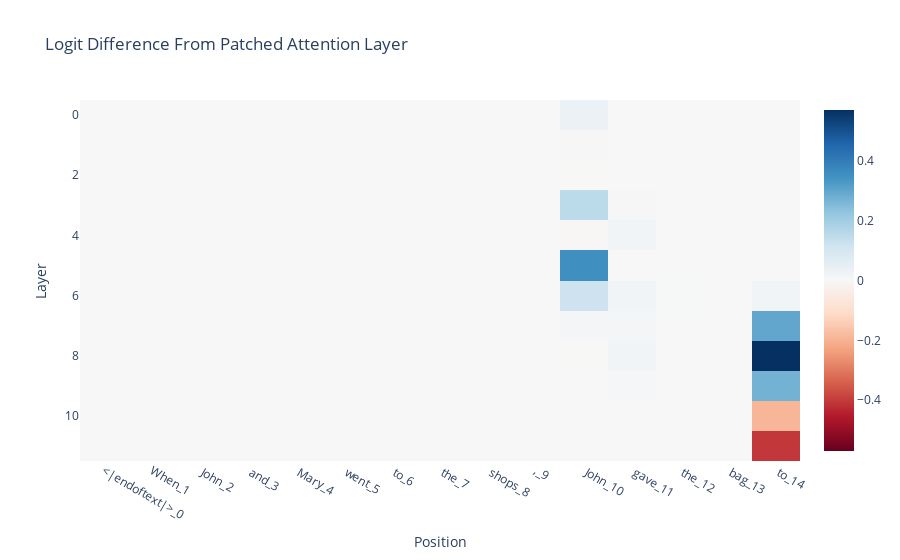

Notebook code cell kept with this figure:
### Markdown cell above
We see that several attention layers are significant but that, matching the residual stream results, early layers matter on the second subject token, and later layers matter on the final token, and layers essentially don't matter on any other token. Extremely localised! As with direct logit attribution, layer 9 is positive and layers 10 and 11 are not, suggesting that the late layers only matter for direct logit effects, but we also see that layers 7 and 8 matter significantly. Presumably these are the heads that move information about which name is duplicated from the second subject token to the final token.

### Code cell
imshow(patched_attn_diff, x=prompt_position_labels, title="Logit Difference From Patched Attention Layer", labels={"x":"Position", "y":"Layer"})

### Figure 1 — Plotly figure (JSON) as saved in the notebook; plotly's stock layout.template omitted (floating-point values rounded to 4 significant figures; data arrays with more than 128 entries replaced by an {"elided": "..."} marker saying what was removed)
{"data": [{"coloraxis": "coloraxis", "hovertemplate": "Position: %{x}<br>Layer: %{y}<br>color: %{z}<extra></extra>", "name": "0", "type": "heatmap", "x": ["<|endoftext|>_0", "When_1", " John_2", " and_3", " Mary_4", " went_5", " to_6", " the_7", " shops_8", ",_9", " John_10", " gave_11", " the_12", " bag_13", " to_14"], "xaxis": "x", "yaxis": "y", "z": {"elided": "12x15 float values"}}], "layout": {"coloraxis": {"cmid": 0, "colorscale": [[0, "rgb(103,0,31)"], [0.1, "rgb(178,24,43)"], [0.2, "rgb(214,96,77)"], [0.3, "rgb(244,165,130)"], [0.4, "rgb(253,219,199)"], [0.5, "rgb(247,247,247)"], [0.6, "rgb(209,229,240)"], [0.7, "rgb(146,197,222)"], [0.8, "rgb(67,147,195)"], [0.9, "rgb(33,102,172)"], [1, "rgb(5,48,97)"]]}, "title": {"text": "Logit Difference From Patched Attention Layer"}, "xaxis": {"anchor": "y", "constrain": "domain", "domain": [0, 1], "scaleanchor": "y", "title": {"text": "Position"}}, "yaxis": {"anchor": "x", "autorange": "reversed", "constrain": "domain", "domain": [0, 1], "title": {"text": "Layer"}}}}
